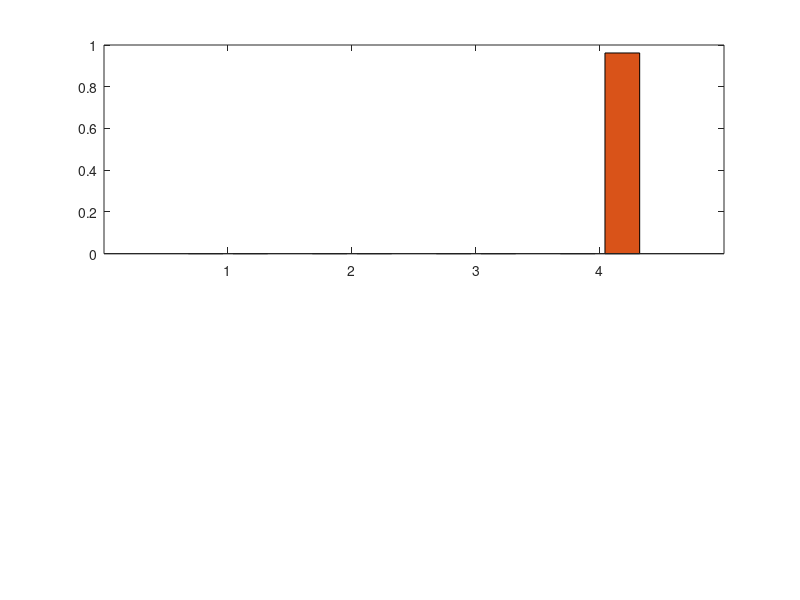

This figure's MATLAB source: (Note: this script raises an error after producing the figure.)
% plot_compare_8_devices.m
% Grouped bar chart comparing 8 pi-shift Bragg devices (TE & TM x
% {baseline, linear-10, tanh-10, optimized}) on two metrics:
%   (1) peak transmission, (2) spatial mode-width FWHM (um).
%
% Reads result_*_cmp_<label>.mat written by runners/single/compare_8_devices.py.
% All bars are standard TE/TM colors; the TE-optimized VALUE LABELS (best
% transmission/mode-width tradeoff) are highlighted.
%
% Headless run:
%   matlab -batch "cd('matlab_plotting'); plot_compare_8_devices"

clear; close all;

resultsDir = fullfile('..', 'results_from_athena', 'compare_8_devices', 'results');
if ~isfolder(resultsDir)
    resultsDir = fullfile('results_from_athena', 'compare_8_devices', 'results');
end

cats   = {'Baseline', 'Linear-10', 'Tanh-10', 'Optimized (2 teeth)'};
labels = { ...
    {'TE_baseline',  'TM_baseline'}, ...
    {'TE_linear10',  'TM_linear10'}, ...
    {'TE_tanh10',    'TM_tanh10'}, ...
    {'TE_optimized', 'TM_optimized'} };

nCat = numel(cats);
T_peak   = nan(nCat, 2);   % cols: [TE TM]
width_um = nan(nCat, 2);

for i = 1:nCat
    for p = 1:2
        lab = labels{i}{p};
        f = dir(fullfile(resultsDir, ['result_*_cmp_' lab '.mat']));
        if isempty(f); warning('Missing result for %s', lab); continue; end
        d = load(fullfile(f(1).folder, f(1).name));
        if isfield(d, 'resonance_transmission'); T_peak(i, p) = double(d.resonance_transmission); end
        if isfield(d, 'fwhm_m'); width_um(i, p) = double(d.fwhm_m) * 1e6; end
        fprintf('%-14s  T=%.4f  width=%.3f um\n', lab, T_peak(i, p), width_um(i, p));
    end
end

% Override the TM "Optimized" bar (row 4, col 2 = TM) with the 5-parameter
% WITH-SHIFT optimum (PSO job 97635), accurate-mesh verified. Replaces the
% earlier 3-param (no-shift) TM optimized values per request.
T_peak(4, 2)   = 0.9618;    % accurate-mesh true_peak_T (was 0.9558, 3-param)
width_um(4, 2) = 20.870;    % accurate-mesh spatial FWHM (was 20.091, 3-param)
fprintf('TM_optimized   T=%.4f  width=%.3f um  [5-param/with-shift override]\n', ...
    T_peak(4, 2), width_um(4, 2));

%% Figure: two stacked panels (transmission, mode width)
fig = figure('Visible', 'off', 'Position', [100 100 1100 860], 'Color', 'w');
cTE = [0.20 0.45 0.80];   % blue
cTM = [0.85 0.33 0.20];   % orange-red
HI  = 0;                  % no value-label highlight (all labels plain black)

% --- Panel 1: peak transmission ---
ax1 = subplot(2, 1, 1);
b1 = bar(T_peak, 'grouped');
b1(1).FaceColor = cTE;  b1(2).FaceColor = cTM;
set(ax1, 'XTickLabel', cats, 'FontSize', 13);
ylabel('Peak transmission', 'FontSize', 14, 'FontWeight', 'bold');
title('Peak transmission by device', 'FontSize', 15);
ylim([0.78, 1.04]);
grid on; bar_value_labels(b1, T_peak, '%.3f', HI, 1);
legend([b1(1) b1(2)], {'TE', 'TM'}, 'Location', 'southoutside', ...
    'Orientation', 'horizontal', 'FontSize', 13);

% --- Panel 2: spatial mode-width FWHM ---
ax2 = subplot(2, 1, 2);
b2 = bar(width_um, 'grouped');
b2(1).FaceColor = cTE;  b2(2).FaceColor = cTM;
set(ax2, 'XTickLabel', cats, 'FontSize', 13);
ylabel('Mode width FWHM (\mum)', 'FontSize', 14, 'FontWeight', 'bold');
title('Cavity mode width (spatial FWHM) by device', 'FontSize', 15);
ylim([0, 28]);
grid on; bar_value_labels(b2, width_um, '%.1f', HI, 1);
legend([b2(1) b2(2)], {'TE', 'TM'}, 'Location', 'southoutside', ...
    'Orientation', 'horizontal', 'FontSize', 13);

sgtitle({'\pi-shift Bragg grating: TE vs TM device comparison (accurate mesh)', ...
    '\lambda_{TE} \approx 1556-1569 nm    \lambda_{TM} \approx 1569 nm'}, ...
    'FontSize', 14, 'FontWeight', 'bold');

outPng = 'plot_compare_8_devices.png';
exportgraphics(fig, outPng, 'Resolution', 200);
set(fig, 'Visible', 'on');                     % so the saved .fig opens visibly
savefig(fig, 'plot_compare_8_devices.fig');   % editable MATLAB figure
fprintf('Saved %s and plot_compare_8_devices.fig\n', outPng);

% --- helper: horizontal bold value labels; highlight one (hi_g,hi_j) ---
function bar_value_labels(bars, Y, fmt, hi_g, hi_j)
    if nargin < 4, hi_g = 0; end
    if nargin < 5, hi_j = 0; end
    [ngroups, nbars] = size(Y);
    yl = ylim;  off = 0.012 * (yl(2) - yl(1));
    for j = 1:nbars
        x = bars(j).XEndPoints;
        for g = 1:ngroups
            if isnan(Y(g, j)); continue; end
            if g == hi_g && j == hi_j
                text(x(g), Y(g, j) + off, sprintf(fmt, Y(g, j)), ...
                    'HorizontalAlignment', 'center', 'VerticalAlignment', 'bottom', ...
                    'FontSize', 12, 'FontWeight', 'bold', 'Color', [0.80 0.50 0]);
            else
                text(x(g), Y(g, j) + off, sprintf(fmt, Y(g, j)), ...
                    'HorizontalAlignment', 'center', 'VerticalAlignment', 'bottom', ...
                    'FontSize', 12, 'FontWeight', 'bold');
            end
        end
    end
end
